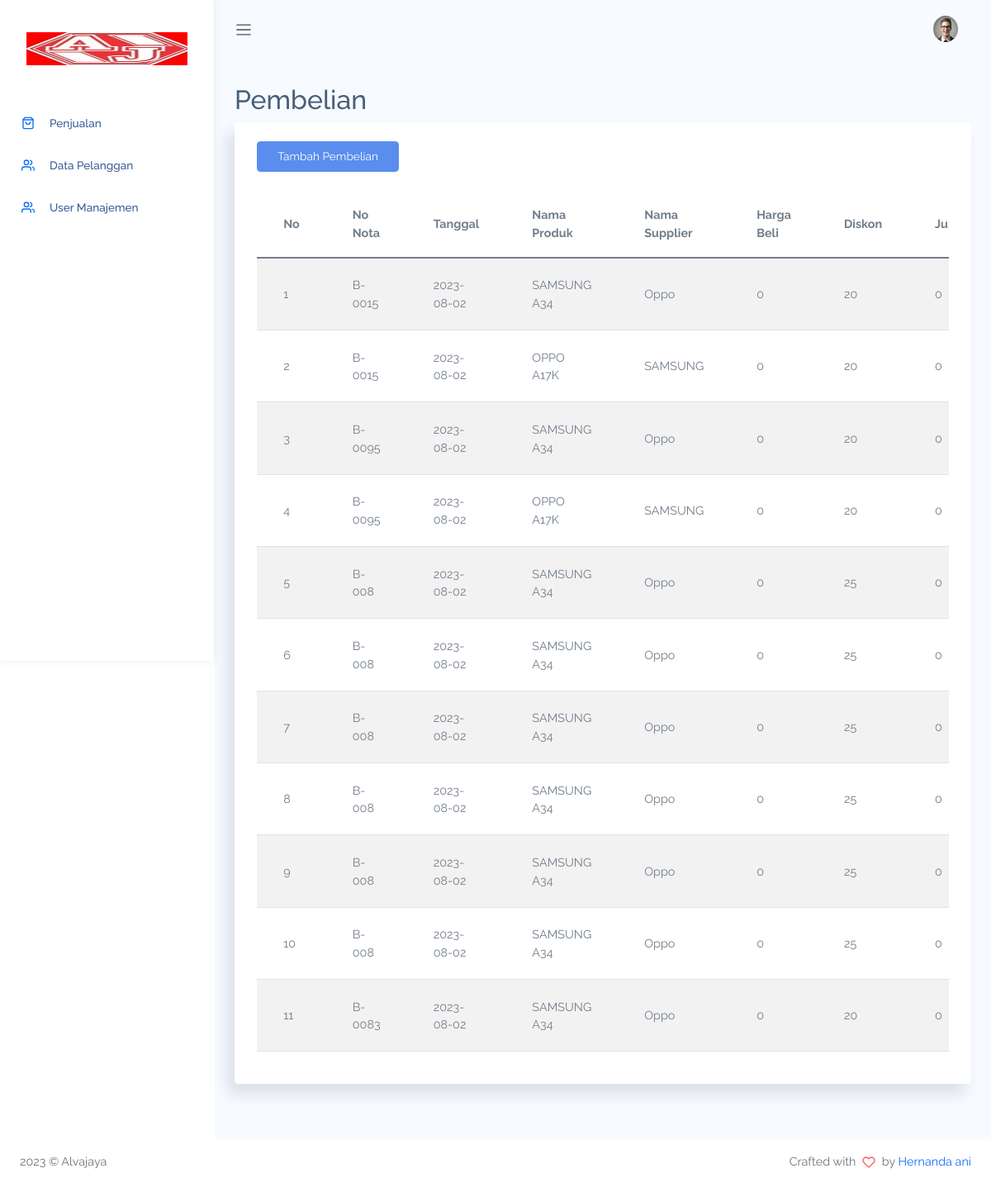
Screenshot of /index.php/admin with the database file from the repository.
### tables this page shows
CREATE TABLE `detail_pembelian` (
  `KD_detail_pembelian` int(11) NOT NULL,
  `KD_BELI` int(11) NOT NULL,
  `KD_PRODUK` varchar(10) NOT NULL,
  `jumlah` int(11) NOT NULL,
  `KD_SUPPLIER` varchar(10) NOT NULL
);

CREATE TABLE `beli` (
  `KD_BELI` int(11) NOT NULL,
  `NO_NOTA` varchar(25) NOT NULL,
  `TANGGAL` varchar(20) NOT NULL,
  `HARGA_BELI` int(11) NOT NULL,
  `DISKON` int(11) NOT NULL,
  `JUMLAH` int(11) NOT NULL,
  `TOTAL` int(11) NOT NULL,
  `GRAND_TOTAL` int(11) NOT NULL,
  `KETERANGAN` varchar(200) NOT NULL
);

CREATE TABLE `md_produk` (
  `KD_PRODUK` varchar(25) NOT NULL,
  `KD_KATPRODUK` varchar(25) DEFAULT NULL,
  `NM_PRODUK` varchar(200) NOT NULL,
  `JML_PRODUK` decimal(5,0) DEFAULT NULL,
  `HARGA_JUAL` decimal(10,0) DEFAULT NULL,
  `HARGA_BELI` float(10,0) DEFAULT NULL,
  `KETERANGAN` varchar(200) DEFAULT NULL
);

CREATE TABLE `md_supplier` (
  `KD_SUPPLIER` varchar(25) NOT NULL,
  `NM_SUPPLIER` varchar(100) NOT NULL,
  `NO_HP` varchar(50) DEFAULT NULL,
  `ALAMAT` varchar(150) DEFAULT NULL,
  `KETERANGAN` varchar(200) DEFAULT NULL,
  `CATATAN` varchar(200) DEFAULT NULL
);

### application/controllers/Admin.php (called while the page is built, shortened)
<?php
class Admin extends CI_Controller {
	public function index()
	{
		$data['title'] = 'Pembelian';
        $this->db->select('detail_pembelian.*, md_produk.*, md_supplier.*, beli.KD_BELI, beli.KETERANGAN as ket,BELI.HARGA_BELI,beli.
        DISKON,beli.JUMLAH,beli.TOTAL,beli.GRAND_TOTAL,beli.TANGGAL,beli.NO_NOTA');
        $this->db->from('detail_pembelian');
        $this->db->join('md_produk', 'detail_pembelian.kd_produk = md_produk.KD_PRODUK');
        $this->db->join('md_supplier', 'detail_pembelian.kd_supplier = md_supplier.KD_SUPPLIER');
        $this->db->join('beli', 'detail_pembelian.KD_BELI = beli.KD_BELI');
        $query = $this->db->get();
        $data['detail_pembelian'] = $query->result_array();
        $data['produk'] = $this->db->query("SELECT * FROM md_produk")->result_array();
        $data['supplier'] = $this->db->query("SELECT * FROM md_supplier")->result_array();
		$this->load->view('template/header', $data);
		$this->load->view('template/sidebar', $data);
		$this->load->view('template/topbar', $data);
		$this->load->view('admin/index', $data);
		$this->load->view('template/footer', $data);
	}
}

### index.php (called while the page is built, shortened)
<?php
require_once BASEPATH.'core/CodeIgniter.php';

### application/views/admin/index.php (the view, shortened to what this page needs)
            <div class="main-content container-fluid">
            	<div class="page-title">
            		<h3>Pembelian</h3>
            	</div>
            	<section class="section">
            		<div class="card">
            			<div class="card-header">
            				<button type="button" class="btn btn-primary" data-bs-toggle="modal"
            					data-bs-target="#exampleModal">
            					Tambah Pembelian
            				</button>
            			</div>
            			<div class="card-body">
            				<div class="table-responsive">
							<table class='table table-striped'>
    <thead>
        <tr>
            <th>No</th>
            <th>No Nota</th>
            <th>Tanggal</th>
            <th>Nama Produk</th>
            <th>Nama Supplier</th>
            <th>Harga Beli</th>
            <th>Diskon</th>
            <th>Jumlah</th>
        </tr>
    </thead>
    <tbody>
        <?php $no = 1; foreach($detail_pembelian as $b) : ?>
        <tr>
            <td><?= $no ?></td>
            <td><?= $b['NO_NOTA'] ?></td>
            <td><?= $b['TANGGAL'] ?></td>
            <td><?= $b['NM_PRODUK'] ?></td>
            <td><?= $b['NM_SUPPLIER'] ?></td>
            <td><?= $b['HARGA_BELI'] ?></td>
            <td><?= $b['DISKON'] ?></td>
            <td><?= $b['JUMLAH'] ?></td>
        </tr>
        <?php $no++; endforeach; ?>
    </tbody>
</table>
            				</div>
            			</div>
            		</div>
            	</section>
            </div>
            </div>
            <link href="<?= base_url('assets/css/select2.min.css');  ?>" rel="stylesheet" />
            <link href="<?= base_url('assets/css/select2.css');  ?>" rel="stylesheet" />

### application/views/template/header.php (shortened to what this page needs)
<!DOCTYPE html>
<html lang="en">
	<head>
		<link rel="stylesheet" href="<?= base_url('assets/css/bootstrap.css'); ?>">
		<link rel="stylesheet" href="<?= base_url('assets/vendors/chartjs/Chart.min.css'); ?>">
		<link rel="stylesheet" href="<?= base_url('assets/vendors/perfect-scrollbar/perfect-scrollbar.css'); ?>">
		<link rel="stylesheet" href="<?= base_url('assets/css/app.css'); ?>">
	</head>
	<body>
		<div id="app">

### application/views/template/sidebar.php (shortened to what this page needs)
<div id="sidebar" class='active'>
	<div class="sidebar-wrapper active">
		<div class="sidebar-header">
		<img src="<?= base_url('assets/images/logo/logo.jpg'); ?>" width="100%" height="600px" alt="" srcset="">
		</div>
		<div class="sidebar-menu">
			<ul class="menu">
				<?php if ($this->session->userdata('role') === '1'): ?>
				<li class='sidebar-title'>Master Data</li>
				<li class="sidebar-item ">
					<a href="<?= base_url('masterdata/katproduk') ?>" class='sidebar-link'>
						<i data-feather="trello" width="20"></i>
						<span>Data Kategori Produk</span>
					</a>
				</li>
				<li class="sidebar-item ">
					<a href="<?= base_url('masterdata/produk') ?>" class='sidebar-link'>
						<i data-feather="tablet" width="20"></i>
						<span>Data Produk</span>
					</a>
				</li>
				<li class="sidebar-item ">
					<a href="<?= base_url('masterdata/pelanggan') ?>" class='sidebar-link'>
						<i data-feather="users" width="20"></i>
						<span>Data Pelanggan</span>
					</a>
				</li>
				<li class="sidebar-item ">
					<a href="<?= base_url('masterdata/supplier') ?>" class='sidebar-link'>
						<i data-feather="user" width="20"></i>
						<span>Data Supplier</span>
					</a>
				</li>
				<li class="sidebar-item ">
					<a href="<?= base_url('masterdata/index') ?>" class='sidebar-link'>
						<i data-feather="divide" width="20"></i>
						<span>Data Akun Akuntansi</span>
					</a>
				</li>
				<li class="sidebar-item ">
					<a href="<?= base_url('masterdata/kelompok') ?>" class='sidebar-link'>
						<i data-feather="divide" width="20"></i>
						<span>Data Kelompok Akun</span>
					</a>
				</li>
				<li class="sidebar-item ">
					<a href="<?= base_url('masterdata/jenis') ?>" class='sidebar-link'>
						<i data-feather="divide" width="20"></i>
						<span>Data Jenis Akun</span>
					</a>
				</li>
				<li class="sidebar-item ">
					<a href="<?= base_url('masterdata/obyek') ?>" class='sidebar-link'>
						<i data-feather="divide-square" width="20"></i>
						<span>Data Obyek Akuntansi</span>
					</a>
				</li>
				<li class="sidebar-item ">
					<a href="<?= base_url('masterdata/dokumen') ?>" class='sidebar-link'>
						<i data-feather="archive" width="20"></i>
						<span>Data Dokumen</span>
					</a>
				</li>
				<li class="sidebar-item ">
					<a href="<?= base_url('masterdata/jntransaksi') ?>" class='sidebar-link'>
						<i data-feather="file-text" width="20"></i>
						<span>Data Jenis Transaksi</span>
					</a>
				</li>
				<li class="sidebar-item ">
					<a href="<?= base_url('masterdata/jnbayar') ?>" class='sidebar-link'>
						<i data-feather="disc" width="20"></i>
						<span>Data Jenis Bayar</span>
					</a>
				</li>
				<li class="sidebar-item ">
					<a href="<?= base_url('user/index') ?>" class='sidebar-link'>
						<i data-feather="users" width="20"></i>
						<span>User Manajemen</span>
					</a>
				</li>
				<li class='sidebar-title'>Main Menu</li>
				<li class="sidebar-item ">
					<a href="<?= base_url('admin/index') ?>" class='sidebar-link'>
						<i data-feather="shopping-cart" width="20"></i>
						<span>Pembelian</span>
					</a>
				</li>
				<li class="sidebar-item ">
					<a href="<?= base_url('admin/penjualan') ?>" class='sidebar-link'>
						<i data-feather="shopping-bag" width="20"></i>
						<span>Penjualan</span>
					</a>
				</li>
				<li class="sidebar-item ">
					<a href="<?= base_url('admin/transaksi') ?>" class='sidebar-link'>
						<i data-feather="dollar-sign" width="20"></i>
						<span>Transaksi</span>
					</a>
				</li>
				<li class="sidebar-item ">
					<a href="<?= base_url('admin/jurnal') ?>" class='sidebar-link'>
						<i data-feather="book" width="20"></i>
						<span>Jurnal</span>
					</a>
				</li>
				<li class="sidebar-item ">
					<a href="<?= base_url('admin/laba_rugi') ?>" class='sidebar-link'>
						<i data-feather="users" width="20"></i>
						<span>Laba Rugi	</span>
					</a>
				</li>
				</li>
				<!-- <li class='sidebar-title'>Main Menu</li>
				<li class="sidebar-item ">
					<a href="<?= base_url('admin/index') ?>" class='sidebar-link'>
						<i data-feather="shopping-cart" width="20"></i>
						<span>Pembelian</span>
					</a>
				</li>
				<li class="sidebar-item ">
					<a href="<?= base_url('admin/penjualan') ?>" class='sidebar-link'>
						<i data-feather="shopping-bag" width="20"></i>
						<span>Penjualan</span>
					</a>
				</li>
				<li class="sidebar-item ">
					<a href="<?= base_url('admin/transaksi') ?>" class='sidebar-link'>
						<i data-feather="dollar-sign" width="20"></i>
						<span>Transaksi</span>
					</a>
				</li>
				<li class="sidebar-item ">
					<a href="<?= base_url('admin/jurnal') ?>" class='sidebar-link'>
						<i data-feather="book" width="20"></i>
						<span>Jurnal</span>
					</a>
				</li>
				</li> -->
				<?php else: ?>
				<li class="sidebar-item ">
					<a href="<?= base_url('admin/penjualan') ?>" class='sidebar-link'>
						<i data-feather="shopping-bag" width="20"></i>
						<span>Penjualan</span>
					</a>
				</li>
				<li class="sidebar-item ">
					<a href="<?= base_url('masterdata/pelanggan') ?>" class='sidebar-link'>
						<i data-feather="users" width="20"></i>
						<span>Data Pelanggan</span>
					</a>
				</li>
				<li class="sidebar-item ">
					<a href="<?= base_url('user/index') ?>" class='sidebar-link'>
						<i data-feather="users" width="20"></i>
						<span>User Manajemen</span>
					</a>
				</li>
				<?php endif; ?>
			</ul>
		</div>
	</div>
</div>

### application/views/template/topbar.php (shortened to what this page needs)
<div id="main">
	<nav class="navbar navbar-header navbar-expand navbar-light">
		<a class="sidebar-toggler" href="#"><span class="navbar-toggler-icon"></span></a>
		<div class="collapse navbar-collapse" id="navbarSupportedContent">
			<ul class="navbar-nav d-flex align-items-center navbar-light ms-auto">
				<li class="dropdown">
					<a href="#" data-bs-toggle="dropdown" class="nav-link dropdown-toggle nav-link-lg nav-link-user">
						<div class="avatar me-1">
							<img src="assets/images/avatar/avatar-s-1.png" alt="" srcset="">
						</div>
					</a>
				</li>
			</ul>
		</div>
	</nav>

### application/views/template/footer.php (shortened to what this page needs)
<footer>
	<div class="footer clearfix mb-0 text-muted">
		<div class="float-start">
			<p>2023 &copy; Alvajaya</p>
		</div>
		<div class="float-end">
			<p>Crafted with <span class='text-danger'><i data-feather="heart"></i></span> by <a
					href="http://ahmadsaugi.com">Hernanda ani</a></p>
		</div>
	</div>
</footer>
</div>
</body>
</html>

### assets/css/app.css (style rules this page uses)
* { font-family:Raleway }
#app { position:relative }
#main { margin-left:260px;background-color:#f7faff;min-height:100vh;transition:margin-left .6s ease-out }
#main .main-content { padding:2rem 1.5rem }
#main .main-content .page-title h3 { font-size:2rem }
a { text-decoration:none }
a,button { outline:0 }
.feather,i { font-size:14px;height:1rem }
footer { padding:1rem 1.5rem }
.avatar { display:inline-flex;border-radius:50%;text-align:center;vertical-align:middle;position:relative }
.avatar img { width:32px;height:32px;border-radius:50% }
.btn.btn-danger,.btn.btn-dark,.btn.btn-info,.btn.btn-light,.btn.btn-link,.btn.btn-primary,.btn.btn-secondary,.btn.btn-success,.btn.btn-warning { color:#fff }
.dropdown-toggle:after { color:#fff }
#sidebar.active .sidebar-wrapper { left:0 }
.sidebar-wrapper { width:260px;height:100vh;position:fixed;top:0;z-index:10;background-color:#fff;bottom:0;border-right:1px solid #eee;box-shadow:0 0 10px #ececec;left:-260px;transition:left .6s ease-out }
.sidebar-wrapper .sidebar-header { padding:2rem 2rem 1rem;font-size:2rem;font-weight:700 }
.sidebar-wrapper .sidebar-header img { height:2.5rem }
.sidebar-wrapper .menu { padding-left:0;margin-top:2rem }
.sidebar-wrapper .menu .sidebar-link { display:block;padding:.7rem 1.5rem;font-size:.85rem;display:flex;align-items:center;transition:all .5s }
.sidebar-wrapper .menu .sidebar-link>span { color:#053382;font-weight:500;margin-left:1rem;opacity:.8 }
.sidebar-wrapper .menu .sidebar-item { list-style:none;margin-top:.5rem;position:relative }
.card { box-shadow:-8px 12px 18px 0 rgba(25,42,70,.13);margin-bottom:2.2rem }
.card .card-header { border:none }
.card .card-header~.card-body { padding-top:0 }
.card .card-body { padding:1.4rem 1.7rem }
.navbar { height:70px;padding:1.5rem }
.navbar .nav-link-user img { width:30px }
.navbar.navbar-header li { display:flex;align-items:center }
.navbar.navbar-header .dropdown>a { color:#6c757d;font-weight:600 }
.navbar.navbar-header .dropdown>a:after { display:none }
.dataTable-table td,.dataTable-table thead th,.table td,.table thead th { vertical-align:middle }
.dataTable-table thead th,.table thead th { border-bottom:2px solid #475f7b }

### rows the page displays
detail_pembelian: KD_BELI.NO_NOTA "B-0015", KD_BELI.TANGGAL "2023-08-02", KD_PRODUK.NM_PRODUK "SAMSUNG A34", KD_SUPPLIER.NM_SUPPLIER "Oppo", KD_BELI.HARGA_BELI "0", KD_BELI.DISKON "20", KD_BELI.JUMLAH "0"
detail_pembelian: KD_BELI.NO_NOTA "B-0015", KD_BELI.TANGGAL "2023-08-02", KD_PRODUK.NM_PRODUK "OPPO A17K", KD_SUPPLIER.NM_SUPPLIER "SAMSUNG", KD_BELI.HARGA_BELI "0", KD_BELI.DISKON "20", KD_BELI.JUMLAH "0"
detail_pembelian: KD_BELI.NO_NOTA "B-0095", KD_BELI.TANGGAL "2023-08-02", KD_PRODUK.NM_PRODUK "SAMSUNG A34", KD_SUPPLIER.NM_SUPPLIER "Oppo", KD_BELI.HARGA_BELI "0", KD_BELI.DISKON "20", KD_BELI.JUMLAH "0"
detail_pembelian: KD_BELI.NO_NOTA "B-0095", KD_BELI.TANGGAL "2023-08-02", KD_PRODUK.NM_PRODUK "OPPO A17K", KD_SUPPLIER.NM_SUPPLIER "SAMSUNG", KD_BELI.HARGA_BELI "0", KD_BELI.DISKON "20", KD_BELI.JUMLAH "0"
detail_pembelian: KD_BELI.NO_NOTA "B-008", KD_BELI.TANGGAL "2023-08-02", KD_PRODUK.NM_PRODUK "SAMSUNG A34", KD_SUPPLIER.NM_SUPPLIER "Oppo", KD_BELI.HARGA_BELI "0", KD_BELI.DISKON "25", KD_BELI.JUMLAH "0"
detail_pembelian: KD_BELI.NO_NOTA "B-008", KD_BELI.TANGGAL "2023-08-02", KD_PRODUK.NM_PRODUK "SAMSUNG A34", KD_SUPPLIER.NM_SUPPLIER "Oppo", KD_BELI.HARGA_BELI "0", KD_BELI.DISKON "25", KD_BELI.JUMLAH "0"
detail_pembelian: KD_BELI.NO_NOTA "B-008", KD_BELI.TANGGAL "2023-08-02", KD_PRODUK.NM_PRODUK "SAMSUNG A34", KD_SUPPLIER.NM_SUPPLIER "Oppo", KD_BELI.HARGA_BELI "0", KD_BELI.DISKON "25", KD_BELI.JUMLAH "0"
detail_pembelian: KD_BELI.NO_NOTA "B-008", KD_BELI.TANGGAL "2023-08-02", KD_PRODUK.NM_PRODUK "SAMSUNG A34", KD_SUPPLIER.NM_SUPPLIER "Oppo", KD_BELI.HARGA_BELI "0", KD_BELI.DISKON "25", KD_BELI.JUMLAH "0"
detail_pembelian: KD_BELI.NO_NOTA "B-008", KD_BELI.TANGGAL "2023-08-02", KD_PRODUK.NM_PRODUK "SAMSUNG A34", KD_SUPPLIER.NM_SUPPLIER "Oppo", KD_BELI.HARGA_BELI "0", KD_BELI.DISKON "25", KD_BELI.JUMLAH "0"
detail_pembelian: KD_BELI.NO_NOTA "B-008", KD_BELI.TANGGAL "2023-08-02", KD_PRODUK.NM_PRODUK "SAMSUNG A34", KD_SUPPLIER.NM_SUPPLIER "Oppo", KD_BELI.HARGA_BELI "0", KD_BELI.DISKON "25", KD_BELI.JUMLAH "0"
detail_pembelian: KD_BELI.NO_NOTA "B-0083", KD_BELI.TANGGAL "2023-08-02", KD_PRODUK.NM_PRODUK "SAMSUNG A34", KD_SUPPLIER.NM_SUPPLIER "Oppo", KD_BELI.HARGA_BELI "0", KD_BELI.DISKON "20", KD_BELI.JUMLAH "0"
